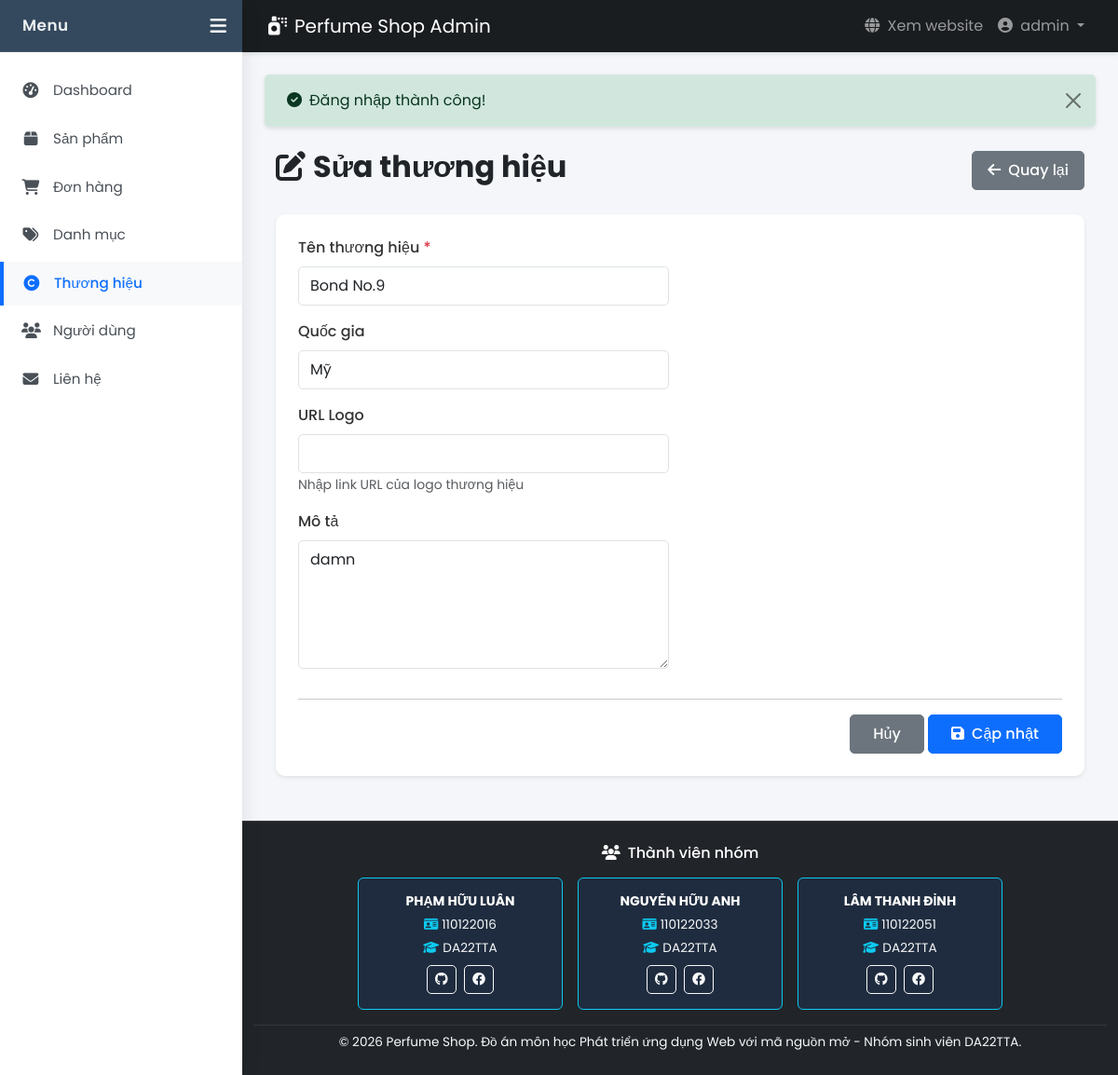
The page /views/admin/brands/edit.php?id=39 (signed in) on the database its author committed.
### tables this page shows
CREATE TABLE `thuong_hieu` (
  `id` int(11) NOT NULL,
  `ten_thuong_hieu` varchar(100) NOT NULL,
  `quoc_gia` varchar(100) DEFAULT NULL,
  `mo_ta` text DEFAULT NULL,
  `duong_dan_logo` varchar(255) DEFAULT NULL,
  `ngay_xoa` datetime DEFAULT NULL
);

### models/Brand.php (called while the page is built, shortened)
<?php
class Brand {
    private $conn;
    private $table = 'thuong_hieu';
    public function __construct() {
        $database = new Database();
        $this->conn = $database->connect();
    }
    public function getByIdWithDeleted($id) {
        $query = "SELECT * FROM {$this->table} WHERE id = ?";
        $stmt = $this->conn->prepare($query);
        $stmt->bind_param("i", $id);
        $stmt->execute();
        $result = $stmt->get_result();
        if ($result->num_rows > 0) {
            return $result->fetch_assoc();
        }
        return false;
    }
}
?>

### config/database.php (called while the page is built, shortened)
<?php
class Database {
    private $host = DB_HOST;
    private $user = DB_USER;
    private $pass = DB_PASS;
    private $dbname = DB_NAME;
    public function connect() {
        $this->conn = null;
        try {
            $this->conn = new mysqli($this->host, $this->user, $this->pass, $this->dbname);
            $this->conn->set_charset("utf8mb4");
        } catch (Exception $e) {
            echo "Lỗi kết nối: " . $e->getMessage();
        }
        return $this->conn;
    }
}
?>

### views/admin/brands/edit.php (the view, shortened to what this page needs)
<?php
require_once __DIR__ . '/../../../models/Brand.php';
$brand_id = intval($_GET['id'] ?? 0);
$brandModel = new Brand();
$brand = $brandModel->getByIdWithDeleted($brand_id);
include __DIR__ . '/../layout/header.php';
?>
<div class="container-fluid my-4">
    <div class="d-flex justify-content-between align-items-center mb-4">
        <h2 class="fw-bold"><i class="fas fa-edit me-2"></i>Sửa thương hiệu</h2>
        <a href="index.php" class="btn btn-secondary">
            <i class="fas fa-arrow-left me-2"></i>Quay lại
        </a>
    </div>
    <div class="card border-0 shadow-sm">
        <div class="card-body">
            <form method="POST">
                <div class="row">
                    <div class="col-md-6">
                        <div class="mb-3">
                            <label class="form-label">Tên thương hiệu <span class="text-danger">*</span></label>
                            <input type="text" class="form-control" name="ten_thuong_hieu"
                                   value="<?php echo htmlspecialchars($brand['ten_thuong_hieu']); ?>" required>
                        </div>
                        <div class="mb-3">
                            <label class="form-label">Quốc gia</label>
                            <input type="text" class="form-control" name="quoc_gia"
                                   value="<?php echo htmlspecialchars($brand['quoc_gia'] ?? ''); ?>">
                        </div>
                        <div class="mb-3">
                            <label class="form-label">URL Logo</label>
                            <input type="url" class="form-control" name="logo"
                                   value="<?php echo htmlspecialchars($brand['logo'] ?? ''); ?>">
                            <small class="text-muted">Nhập link URL của logo thương hiệu</small>
                        </div>
                        <div class="mb-3">
                            <label class="form-label">Mô tả</label>
                            <textarea class="form-control" name="mo_ta" rows="5"><?php echo htmlspecialchars($brand['mo_ta'] ?? ''); ?></textarea>
                        </div>
                    </div>
                </div>
                <hr>
                <div class="text-end">
                    <a href="index.php" class="btn btn-secondary px-4">Hủy</a>
                    <button type="submit" class="btn btn-primary px-4">
                        <i class="fas fa-save me-2"></i>Cập nhật
                    </button>
                </div>
            </form>
        </div>
    </div>
</div>
<?php include __DIR__ . '/../layout/footer.php'; ?>

### assets/css/admin.css (style rules this page uses)
* { margin: 0; padding: 0; box-sizing: border-box; }
body.admin-body { font-family: 'Poppins', sans-serif; background-color: #f4f6f9; overflow-x: hidden; }
.card { border-radius: 10px; border: none; box-shadow: 0 2px 8px rgba(0, 0, 0, 0.08); transition: box-shadow 0.3s; overflow: hidden; }
.card-body { padding: 1.5rem; }
.btn { border-radius: 6px; padding: 0.5rem 1.25rem; font-weight: 500; transition: all 0.3s; }
.shadow-sm { box-shadow: 0 2px 4px rgba(0, 0, 0, 0.08) !important; }
.btn { padding: 0.5rem 1rem; border-radius: 5px; font-weight: 500; transition: all 0.3s; }
.form-control, .form-select { border-radius: 5px; border: 1px solid #dee2e6; padding: 0.5rem 0.75rem; transition: border-color 0.3s, box-shadow 0.3s; }
.form-label { font-weight: 500; margin-bottom: 0.5rem; color: #333; }

### rows shown on the page
thuong_hieu: ten_thuong_hieu "Bond No.9", quoc_gia "Mỹ", mo_ta "damn"

### other values the page prints
$_SESSION['username'] "admin"
$_SESSION['success'] "Đăng nhập thành công!"
